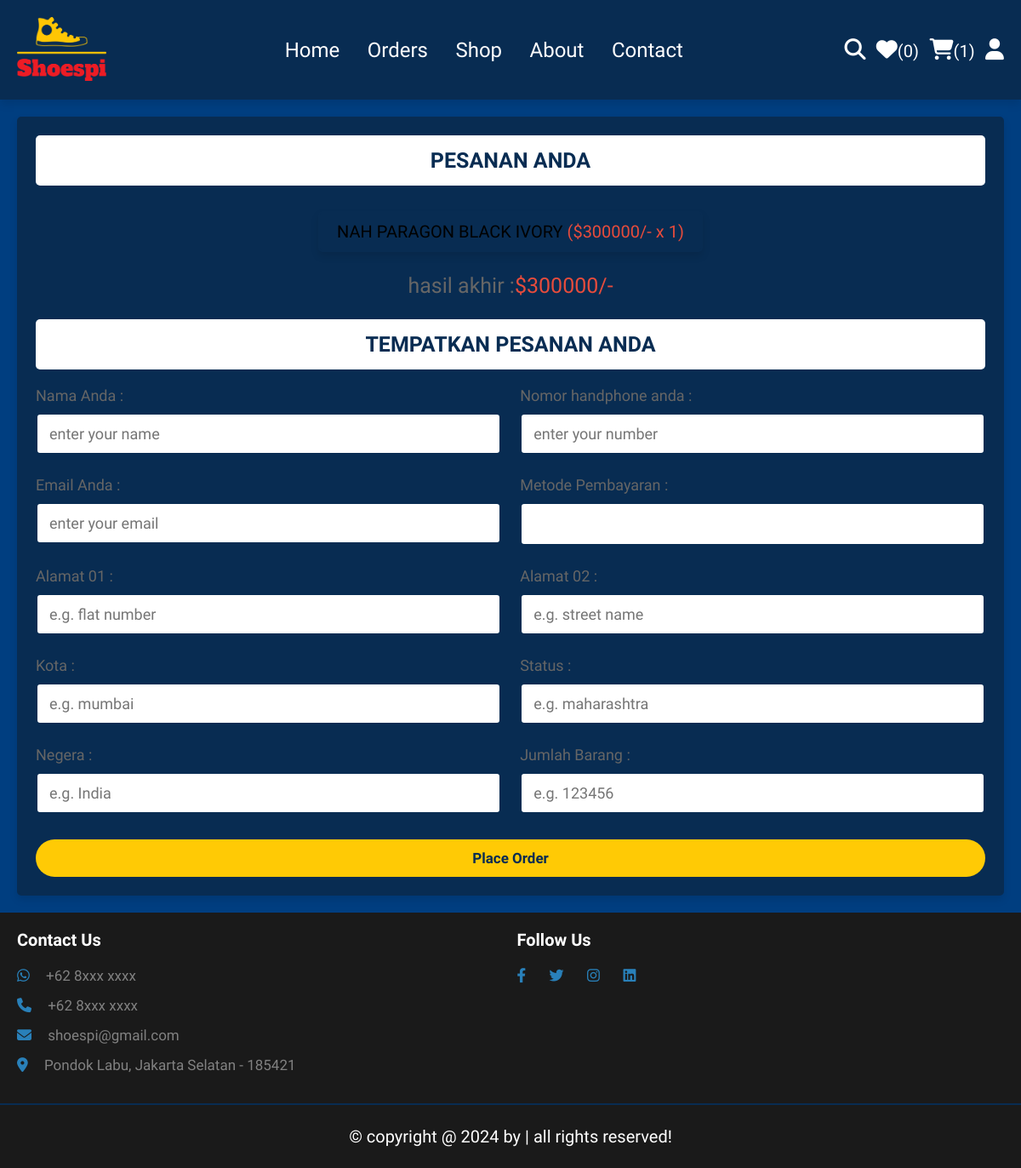
The page /checkout.php (signed in) on the database its author committed.
### tables this page shows
CREATE TABLE `cart` (
  `id` int(100) NOT NULL,
  `user_id` int(100) NOT NULL,
  `pid` int(100) NOT NULL,
  `name` varchar(100) NOT NULL,
  `price` int(10) NOT NULL,
  `quantity` int(10) NOT NULL,
  `image` varchar(100) NOT NULL
);

### checkout.php (the view, shortened to what this page needs)
<?php
include 'components/connect.php';
if(isset($_SESSION['user_id'])){
   $user_id = $_SESSION['user_id'];
}else{
   $user_id = '';
   header('location:user_login.php');
};
?>
<!DOCTYPE html>
<html lang="en">
<head>
   <link rel="stylesheet" href="https://cdnjs.cloudflare.com/ajax/libs/font-awesome/6.1.1/css/all.min.css">
   <link rel="stylesheet" href="css/style.css">
</head>
<body>
<?php include 'components/user_header.php'; ?>
<section class="checkout-orders">
   <form action="" method="POST">
   <h3>pesanan Anda</h3>
      <div class="display-orders">
      <?php
         $grand_total = 0;
         $select_cart = $conn->prepare("SELECT * FROM `cart` WHERE user_id = ?");
         $select_cart->execute([$user_id]);
         if($select_cart->rowCount() > 0){
            while($fetch_cart = $select_cart->fetch(PDO::FETCH_ASSOC)){
               $grand_total += ($fetch_cart['price'] * $fetch_cart['quantity']);
      ?>
         <p> <?= $fetch_cart['name']; ?> <span>(<?= '$'.$fetch_cart['price'].'/- x '. $fetch_cart['quantity']; ?>)</span> </p>
      <?php
            }
         }else{
            echo '<p class="empty">keranjang Anda kosong!</p>';
         }
      ?>
         <div class="grand-total">hasil akhir :<span>$<?= $grand_total; ?>/-</span></div>
      </div>
      <h3>tempatkan pesanan Anda</h3>
      <div class="flex">
         <div class="inputBox">
            <span>Nama Anda :</span>
            <input type="text" name="name" placeholder="enter your name" class="box" maxlength="20" required>
         </div>
         <div class="inputBox">
            <span>Nomor handphone anda :</span>
            <input type="number" name="number" placeholder="enter your number" class="box" min="0" max="9999999999" onkeypress="if(this.value.length == 10) return false;" required>
         </div>
         <div class="inputBox">
            <span>Email Anda :</span>
            <input type="email" name="email" placeholder="enter your email" class="box" maxlength="50" required>
         </div>
         <div class="inputBox">
            <span>Metode Pembayaran :</span>
            <select name="method" class="box" required>
               <option value="cash on delivery">cash on delivery</option>
            </select>
         </div>
         <div class="inputBox">
            <span>Alamat 01 :</span>
            <input type="text" name="flat" placeholder="e.g. flat number" class="box" maxlength="50" required>
         </div>
         <div class="inputBox">
            <span>Alamat 02 :</span>
            <input type="text" name="street" placeholder="e.g. street name" class="box" maxlength="50" required>
         </div>
         <div class="inputBox">
            <span>Kota :</span>
            <input type="text" name="city" placeholder="e.g. mumbai" class="box" maxlength="50" required>
         </div>
         <div class="inputBox">
            <span>Status :</span>
            <input type="text" name="state" placeholder="e.g. maharashtra" class="box" maxlength="50" required>
         </div>
         <div class="inputBox">
            <span>Negera :</span>
            <input type="text" name="country" placeholder="e.g. India" class="box" maxlength="50" required>
         </div>
         <div class="inputBox">
            <span>Jumlah Barang :</span>
            <input type="number" min="0" name="pin_code" placeholder="e.g. 123456" min="0" max="999999" onkeypress="if(this.value.length == 6) return false;" class="box" required>
         </div>
      </div>
      <input type="submit" name="order" class="btn <?= ($grand_total > 1)?'':'disabled'; ?>" value="place order">
   </form>
</section>
<?php include 'components/footer.php'; ?>
</body>
</html>

### css/style.css (style rules this page uses)
:root { --main-color:#2980b9; --orange:#f39c12; --kuning: #FFCA05; --red:#e74c3c; --white:#FFFFFF; --bgblue: #003E80; --darkblue: #082C52; --footer: #1A1A1A; --light-color:#666; --black: #333333; --sepatu: #F6F6F6; --light-bg: #FFFFFF; --merk: #F1FAFF; --border:.2rem solid var(--darkblue); --box-shadow:0 .5rem 1rem rgba(0,0,0,.1); }
* { font-family: "Source Sans 3", sans-serif; margin:0; padding:0; box-sizing: border-box; outline: none; border:none; text-decoration: none; }
html { font-size: 62.5%; overflow-x: hidden; }
body { background-color: var(--bgblue); }
section { padding:2rem; max-width: 1200px; margin:0 auto; }
.btn, .delete-btn, .option-btn { display: block; font-weight: bold; width: 100%; margin-top: 2rem; border-radius: 28px; padding: 1.2rem 3rem; font-size: 1.7rem; text-transform: capitalize; color:var(--darkblue); cursor: pointer; text-align: center; -webkit-border-radius: 28px; -moz-border-radius: 28px; -ms-border-radius: 28px; -o-border-radius: 28px; }
.btn { background-color: var(--kuning);; }
.display-orders { text-align: center; padding-bottom: 0; }
.display-orders p { display: inline-block; padding:1rem 2rem; margin:1rem .5rem; font-size: 2rem; text-align: center; border:var(--border); background-color: var(--darkblue); box-shadow: var(--box-shadow); border-radius: .5rem; }
.display-orders p span { color:var(--red); }
.display-orders .grand-total { margin-top: 1.5rem; margin-bottom: 2.5rem; font-size: 2.5rem; color:var(--light-color); }
.display-orders .grand-total span { color:var(--red); }
.checkout-orders form { padding:2rem; border:var(--border); background-color: var(--darkblue); box-shadow: var(--box-shadow); border-radius: .5rem; }
.checkout-orders form h3 { border-radius: .5rem; background-color: var(--white); color:var(--darkblue); padding:1.5rem 1rem; text-align: center; text-transform: uppercase; margin-bottom: 2rem; font-size: 2.5rem; }
.checkout-orders form .flex { display: flex; flex-wrap: wrap; gap:1.5rem; justify-content: space-between; }
.checkout-orders form .flex .inputBox { width: 49%; }
.checkout-orders form .flex .inputBox .box { width: 100%; border:var(--border); border-radius: .5rem; font-size: 1.8rem; color:var(--white); padding:1.2rem 1.4rem; margin:1rem 0; background-color: var(--light-bg); }
.checkout-orders form .flex .inputBox span { font-size: 1.8rem; color:var(--light-color); }

### rows shown on the page
cart: name "NAH PARAGON BLACK IVORY", price "300000", quantity "1"

### other values the page prints
$total_wishlist_counts "0"
$total_cart_counts "1"
$grand_total "300000"
